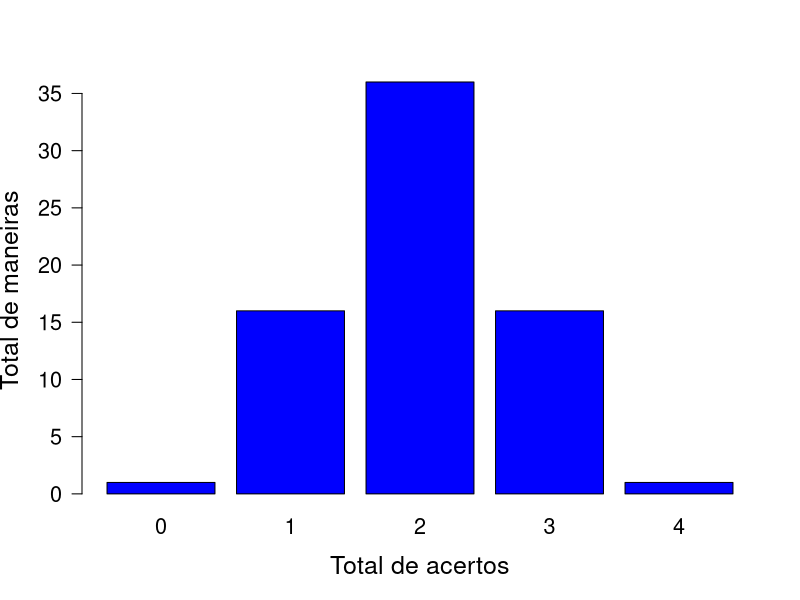
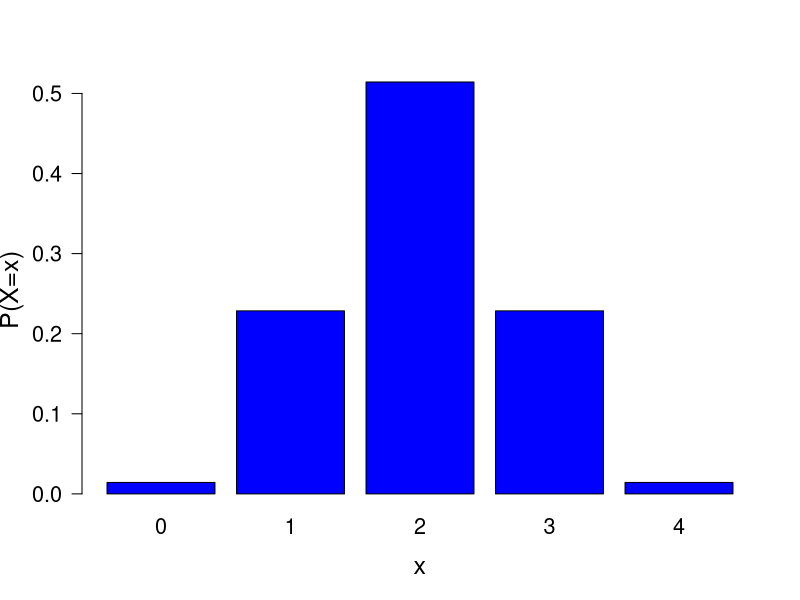

Write the R code that produced these figures, in order.
## ---- chunk 1

## ---- chunk 2
barplot(c(choose(4,4)*choose(4,0),choose(4,3)*choose(4,1),choose(4,2)*choose(4,2),choose(4,1)*choose(4,3),choose(4,0)*choose(4,4)), names.arg=0:4, col="blue", main="", 
            cex.lab=1.5, cex.axis=1.3, cex.names=1.3, cex.main=2, las=1, xlab="Total de acertos", ylab="Total de maneiras")
## ---- chunk 3
barplot(c(choose(4,4)*choose(4,0),choose(4,3)*choose(4,1),choose(4,2)*choose(4,2),choose(4,1)*choose(4,3),choose(4,0)*choose(4,4))/choose(8,4), names.arg=0:4, col="blue", main="", 
            cex.lab=1.5, cex.axis=1.3, cex.names=1.3, cex.main=2, las=1, xlab="x", ylab="P(X=x)")
## ---- chunk 4
library(MASS)
p0 = fractions(dhyper(0,4,4,4))
p1 = fractions(dhyper(1,4,4,4))
p2 = fractions(dhyper(2,4,4,4))
p3 = fractions(dhyper(3,4,4,4))
p4 = fractions(dhyper(4,4,4,4))
pvalue = fractions(dhyper(3,4,4,4)+dhyper(4,4,4,4))
## ---- chunk 5
tabela <-
matrix(c(1, 4, 5, 4),
        nrow = 2,
        dimnames =
        list(c("Vacina", "Sem Vacina"),
             c("Gripe", "Sem Gripe")))
tabela
fisher.test(tabela, alternative = "less")
## ---- chunk 6
tabela <-
matrix(c(1, 4, 5, 4),
        nrow = 2,
        dimnames =
        list(c("Vacina", "Sem Vacina"),
             c("Gripe", "Sem Gripe")))
tabela
fisher.test(tabela, alternative = "greater")
## ---- chunk 7
tabela <-
matrix(c(1, 4, 5, 4),
        nrow = 2,
        dimnames =
        list(c("Vacina", "Sem Vacina"),
             c("Gripe", "Sem Gripe")))
tabela
fisher.test(tabela, alternative = "two.sided")
